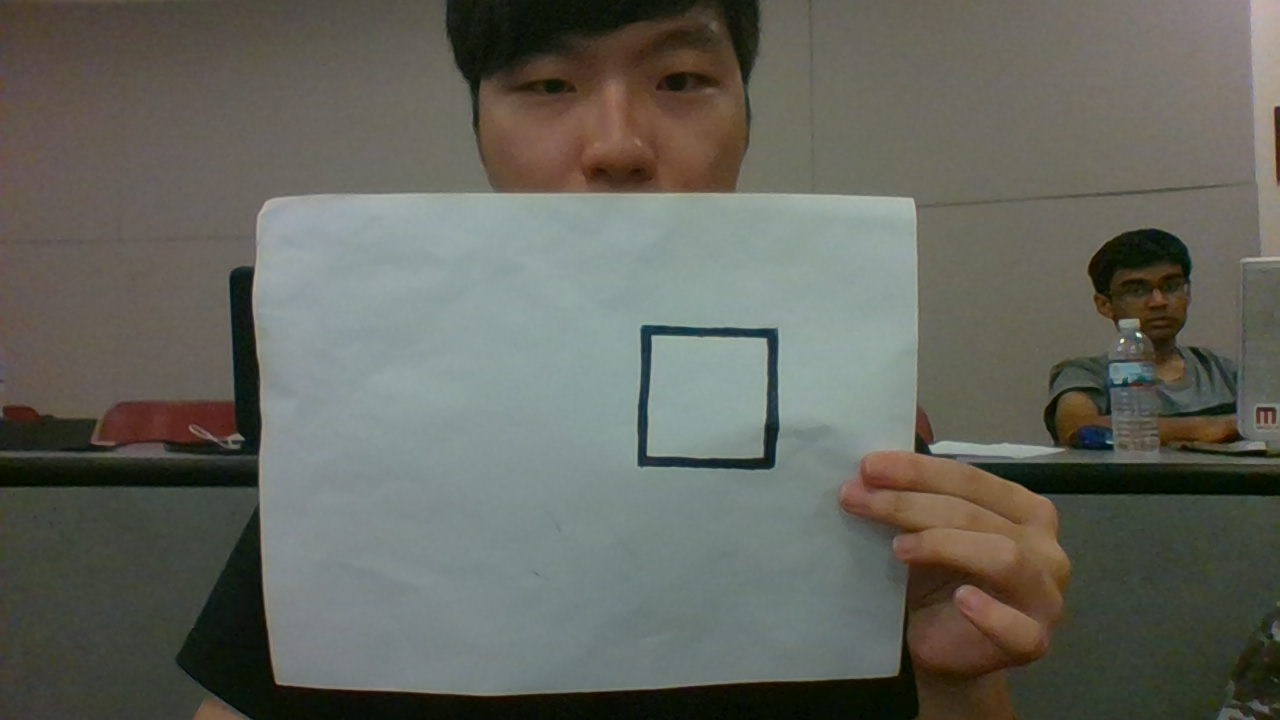
#> input picture HackUMBC2016/images/box3.jpg, 1280 x 720 px, found by its file name
$ python distance_test.py   (Python 2 division)   (older library calls are emulated)
#> lines starting #> are read from the running program, lines starting #| are printed output that depends on the picture; after the words box and inside, x2 and y2 are one past the last pixel; in counts of white or black regions, pixels touching at a corner belong together
#special thanks to http://www.pyimagesearch.com/2015/01/19/find-distance-camera-objectmarker-using-python-opencv/

# This is for christian, who's environment is fked
import sys
sys.path.append('/usr/local/lib/python2.7/site-packages')

# import the necessary packages
import numpy as np
import cv2

def find_marker(image):
    # convert the image to grayscale, blur it, and detect edges
    # gray = cv2.cvtColor(image, cv2.COLOR_BGR2GRAY)
	gray = cv2.GaussianBlur(image, (5, 5), 0)
	edged = cv2.Canny(gray, 35, 125)
    #cv2.imshow("image1", edged)

    # find the contours in the edged image and keep the largest one;
    # we'll assume that this is our piece of paper in the image
	(cnts, _) = cv2.findContours(edged.copy(), cv2.RETR_LIST, cv2.CHAIN_APPROX_SIMPLE)
	if (len(cnts) == 0):
		return None

	c = max(cnts, key = cv2.contourArea)

    # compute the bounding box of the of the paper region and return it
	return cv2.minAreaRect(c)

def distance_to_camera(knownWidth, focalLength, perWidth):
    # compute and return the distance from the maker to the camera
    return (knownWidth * focalLength) / perWidth

# initialize the known distance from the camera to the object, which
# in this case is 24 inches
KNOWN_DISTANCE = 12.0

# initialize the known object width, which in this case, the piece of
# paper is 11 inches wide
KNOWN_WIDTH = 2.0

# initialize the list of images that we'll be using
IMAGE_PATHS = ["images/box3.jpg"]

# load the furst image that contains an object that is KNOWN TO BE 2 feet
# from our camera, then find the paper marker in the image, and initialize
# the focal length
image = cv2.imread(IMAGE_PATHS[0])
#> image is the input picture: shape (720, 1280, 3); mean B, G, R 93.1, 100.9, 99.8
# [13 lines of commented-out code are left out]

image = cv2.GaussianBlur(image, (5, 5), 0)
#image = cv2.inRange(image, *BINARY_THRESHOLDS)

marker = find_marker(image)
#> in find_marker, `edged = cv2.Canny(gray, 35, 125)`:
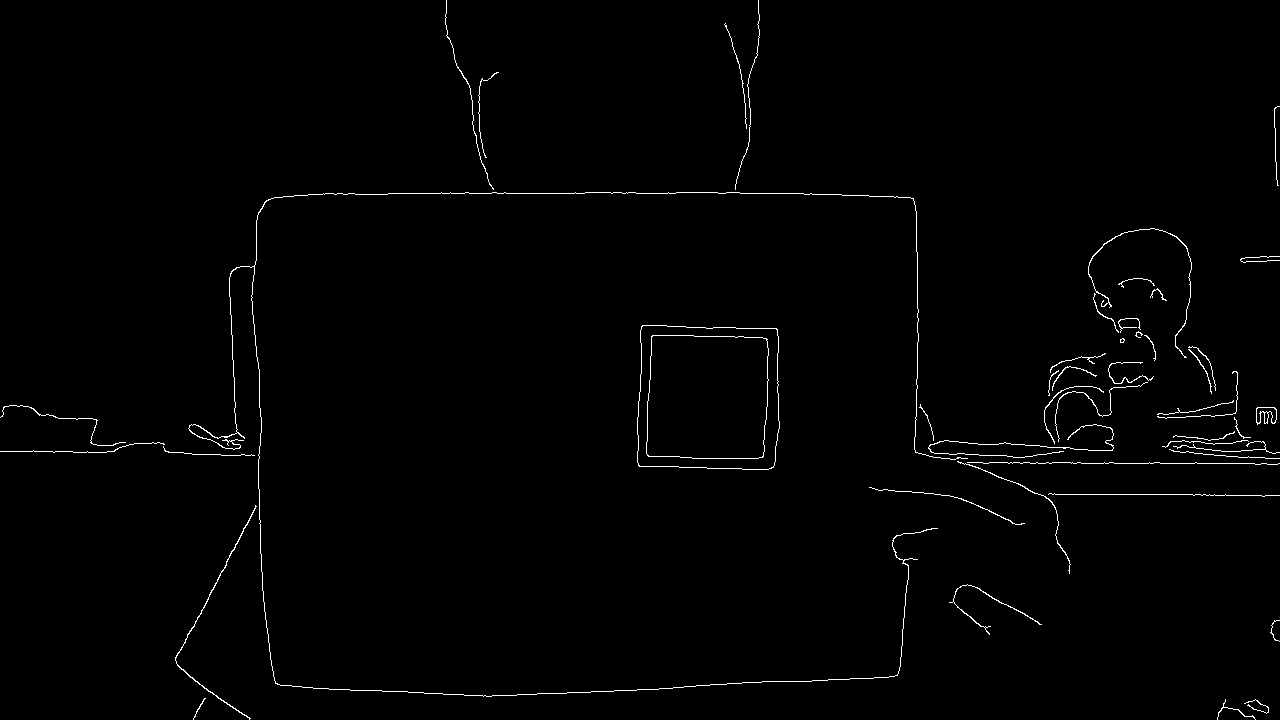
#> edged: shape (720, 1280); 1% white in thin lines or dots
#> in find_marker, `(cnts, _) = cv2.findContours(edged.copy(), cv2.RETR_LIST, cv2.CHAIN_AP..`: cnts = 54 contours, 35 with area under 20; largest, box (x1, y1, x2, y2) and area: (637, 325, 780, 470) 19403, (637, 325, 780, 470) 19397, (646, 335, 769, 459) 14270, (646, 335, 769, 459) 14264, (1256, 407, 1277, 425) 223
#> in find_marker, `c = max(cnts, key = cv2.contourArea)`: c = contour of 72 points, box (x1, y1, x2, y2) (637, 325, 780, 470), area 19403
#> marker = ((708.7, 397.1), (141.9, 142.2), -88.44)
focalLength = (marker[1][0] * KNOWN_DISTANCE) / KNOWN_WIDTH
#> focalLength = 851.2

# loop over the images
cam = cv2.VideoCapture(0)
while cam.isOpened():
    # load the image, find the marker in the image, then compute the
    # distance to the marker from the camera
    ret_val, image = cam.read();
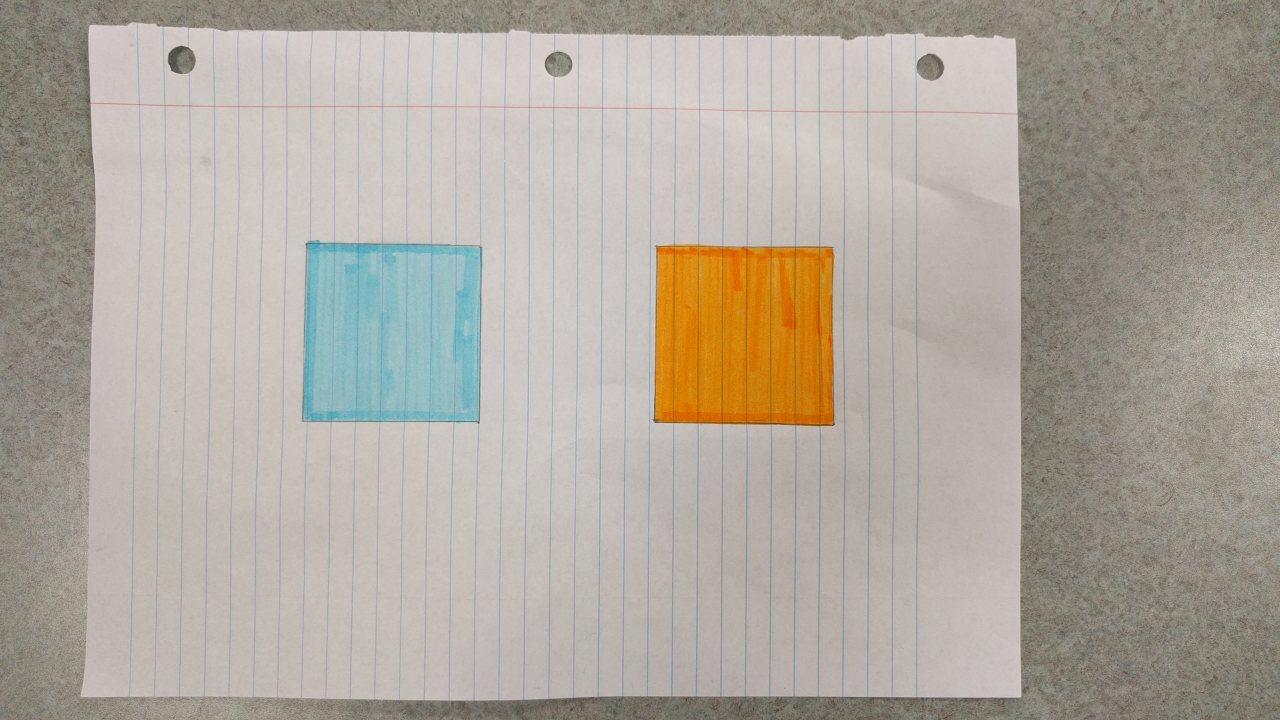
#> input picture HackUMBC2016/images/1ft.jpg, 3840 x 2160 px, given in place of the camera (shown at 1/3 size)
#> image is the input picture: shape (2160, 3840, 3); mean B, G, R 158.7, 168.8, 175.6
    image = cv2.flip(image, 1)
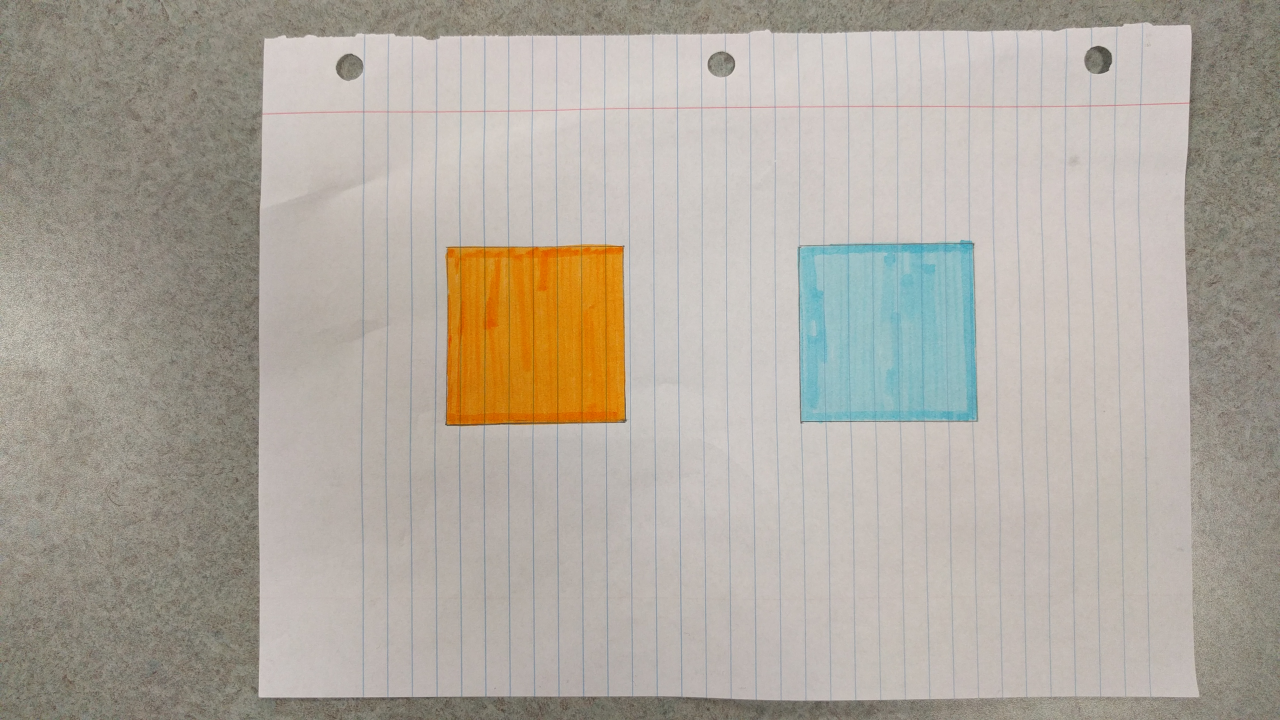
#> image: shape (2160, 3840, 3) (shown at 1/3 size); mean B, G, R 158.7, 168.8, 175.6
    # [5 lines of commented-out code are left out]
    edited = image

    #edited_small = cv2.resize(edited, (0,0), fx=0.3, fy=0.3)
    #cv2.imshow("canny", edited_small)
    cv2.imshow("canny", edited)

    marker = find_marker(edited)
#> in find_marker (call 2), `edged = cv2.Canny(gray, 35, 125)`:
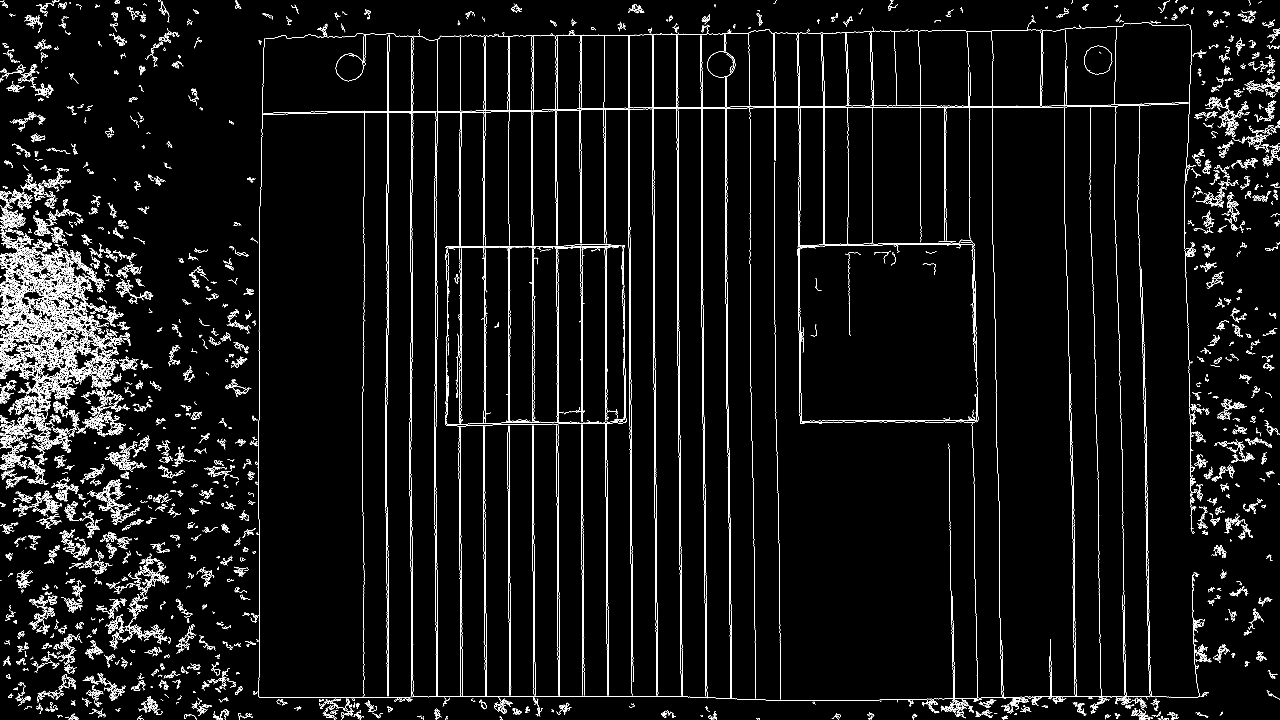
#> edged: shape (2160, 3840) (shown at 1/3 size); 3.3% white in thin lines or dots
#> in find_marker (call 2), `(cnts, _) = cv2.findContours(edged.copy(), cv2.RETR_LIST, cv2.CHAIN_AP..`: cnts = 3661 contours, 2231 with area under 20; largest, box (x1, y1, x2, y2) and area: (2394, 80, 2646, 320) 31364, (2394, 96, 2544, 320) 31339, (2032, 320, 2615, 2096) 30521, (2399, 322, 2471, 736) 28952, (1597, 98, 2036, 2086) 15110
#> in find_marker (call 2), `c = max(cnts, key = cv2.contourArea)`: c = contour of 453 points, box (x1, y1, x2, y2) (2394, 80, 2646, 320), area 31364
#> marker = ((2520.1, 199.6), (251.2, 237.9), -0.358)

    if (marker is not None):
		inches = distance_to_camera(KNOWN_WIDTH, focalLength, marker[1][0])
#> inches = 6.78

		# draw a bounding box around the image and display it
		box = np.int0(cv2.cv.BoxPoints(marker))
#> box = [[2395, 319], [2393, 81], [2644, 79], [2646, 317]]
		cv2.drawContours(image, [box], -1, (0, 255, 0), 2)
		cv2.putText(image, "%.1fft" % (inches / 12),
					(image.shape[1] - 200, image.shape[0] - 20), cv2.FONT_HERSHEY_SIMPLEX,
					2.0, (0, 255, 0), 3)

    # image = cv2.resize(image, (0,0), fx=0.3, fy=0.3)
    cv2.namedWindow("image", 0)
    cv2.imshow("image", image)
    cv2.resizeWindow("image", 640, 480)
    cv2.waitKey(30)
